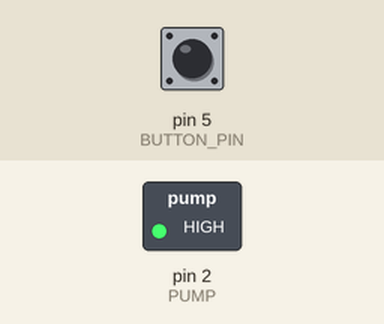
The sketch below on a simulated Arduino Nano, built with avr-gcc and run on an emulated ATmega328P. Shown: switched loads named in the sketch (green lamp = pin HIGH). The test bench sets the inputs (shaded band); at power-on: pin 5 (BUTTON_PIN) HIGH.

Above: at 1.2 s.
1.3 s: pin 5 (BUTTON_PIN) pulled LOW for 0.15 s
At 1.38 s:
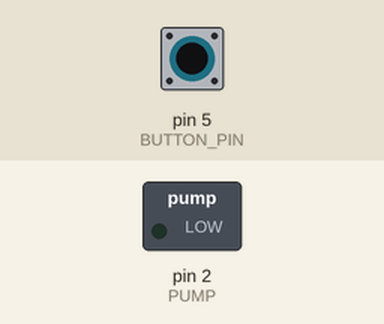
2.9 s: pin 5 (BUTTON_PIN) pulled LOW for 3.2 s
At 7.4 s:
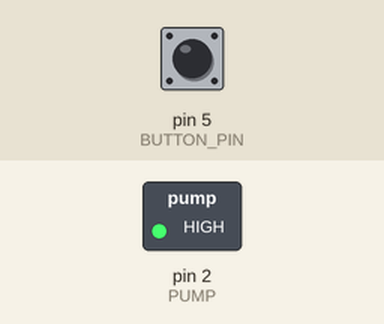
Timing chart, 0 to 8.9 s (numbered marks = the images above; inputs shaded):
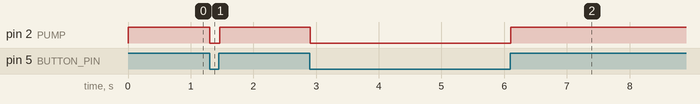

Measured:
- after the input at 1.3 s, pin 2 (PUMP): HIGH → LOW at once, → HIGH 0.16 s later
- after the input at 2.9 s, pin 2 (PUMP): HIGH → LOW at once, → HIGH 3.2 s later

The sketch:

oiler.ino
```cpp
#include <SoftwareSerial.h>
#include <TinyGPS.h>

TinyGPS gps;

#define RX_PIN 4
#define TX_PIN 3
SoftwareSerial ss(RX_PIN, TX_PIN);

#define DEBUG_PORT Serial

#define BUTTON_PIN 5
#define PUMP 2

unsigned long previousMillis = 0;
const unsigned int interval = 60000;
const unsigned int PUMP_TICK_MS = 35;

static void GPSloop()
{
  unsigned long chars;
  unsigned short sentences, failed;

  for (unsigned long start = millis(); millis() - start < 1000;)
  {
    while (ss.available())
    {
      char c = ss.read();
      DEBUG_PORT.write(c);
    }
  }

  gps.stats(&chars, &sentences, &failed);
  DEBUG_PORT.print(" CHARS=");
  DEBUG_PORT.print(chars);
  DEBUG_PORT.print(" SENTENCES=");
  DEBUG_PORT.print(sentences);
  DEBUG_PORT.print(" CSUM ERR=");
  DEBUG_PORT.println(failed);
  if (chars == 0)
    DEBUG_PORT.println("** No characters received from GPS: check wiring **");
} // GPSloop

void setupGPS()
{
  DEBUG_PORT.begin(9600);
  ss.begin(9600);

  DEBUG_PORT.print("Simple TinyGPS library v. ");
  DEBUG_PORT.println(TinyGPS::library_version());
  DEBUG_PORT.println("by Mikal Hart");
  DEBUG_PORT.println();
}

void setupPump() {
  pinMode(PUMP, OUTPUT);
}

void setupButtons() {
  pinMode(BUTTON_PIN, INPUT);
  digitalWrite(BUTTON_PIN, HIGH);
}

void setup() {
  setupPump();
  setupButtons();
  //setupGPS();
}


boolean handle_button()
{
  int button_pressed = !digitalRead(BUTTON_PIN); // pin low -> pressed
  return button_pressed;
}

void loop() {
  // put your main code here, to run repeatedly:
  boolean button_pressed = handle_button();

  unsigned long currentMillis = millis();

  if (currentMillis - previousMillis >= interval) {
    // save the last time you blinked the LED
    previousMillis = currentMillis;
    dropPump();
  }

  if (button_pressed) {
    onPump();
  }
  else {
    offPump();
  }
  //GPSloop();

  delay(20);
}

void onPump() {
  digitalWrite(PUMP, LOW);
}

void offPump() {
  digitalWrite(PUMP, HIGH);
}

void dropPump() {
  onPump();
  delay(PUMP_TICK_MS);
  offPump();
}
```
